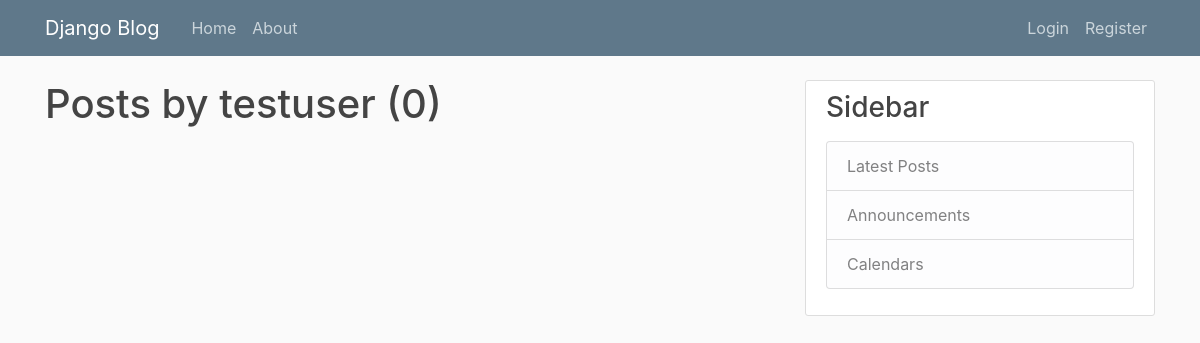
The page /user/testuser on the database as committed earlier.
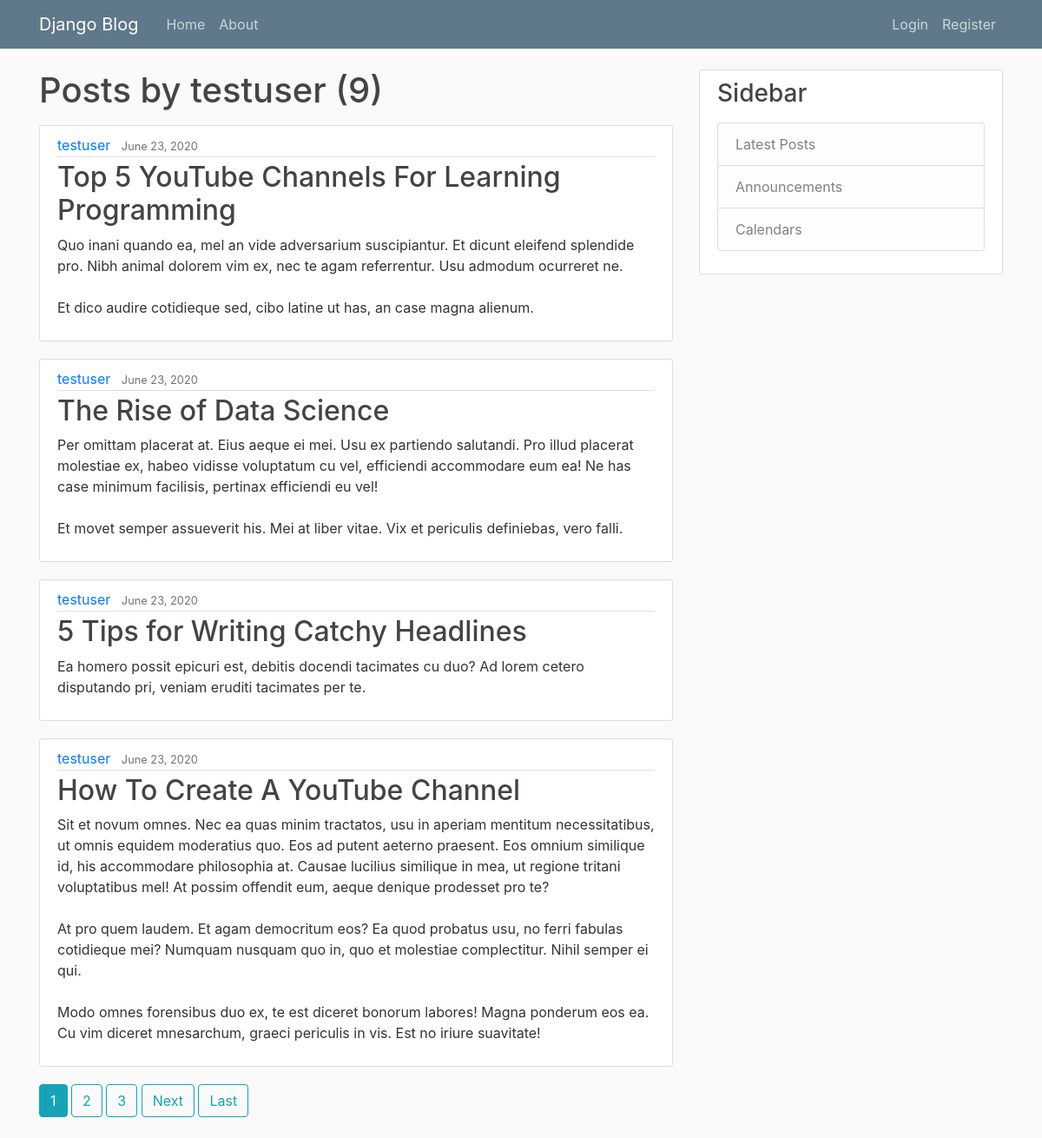
The same page on the database as committed later.
### blog/models.py (models this page shows, shortened)
class Post(models.Model):
    title = models.CharField(max_length=100)
    content = models.TextField()
    date_posted = models.DateTimeField(default=timezone.now)
    author = models.ForeignKey(User, on_delete = models.CASCADE)

### blog/views.py (the view)
# urls.py: path('user/<str:username>', UserPostListView.as_view(), name='user-posts'),
class UserPostListView(ListView):
    model = Post
    template_name = 'blog/user_posts.html' # <app>/<model>_<viewtype>.html
    context_object_name = 'posts'
    ordering = ['-date_posted']
    paginate_by = 4
    def get_queryset(self):
        user = get_object_or_404(User, username=self.kwargs.get('username'))
        return Post.objects.filter(author=user).order_by('-date_posted')

### blog/templates/blog/user_posts.html (shortened to what this page needs)
{% extends "blog/base.html" %}
{% block content %}
    <h1 class="mb-3">Posts by {{ view.kwargs.username }} ({{ page_obj.paginator.count }})</h1>
    {% for post in posts %}
    <article class="media content-section">
        <div class="media-body">
          <div class="article-metadata">
            <a class="mr-2" href="{% url 'user-posts' post.author.username %}">{{ post.author }}</a>
            <small class="text-muted">{{ post.date_posted|date:"F d, Y" }}</small>
          </div>
          <h2><a class="article-title" href="{% url 'post-detail' post.id %}">{{ post.title }}</a></h2>
          <p class="article-content">{{ post.content }}</p>
        </div>
      </article>
    {% endfor %}
    {% if is_paginated %}
      {% for num in page_obj.paginator.page_range %}
        {% if page_obj.number == num %}
          <a class="btn btn-info mb-4" href="?page={{ num }}">{{ num }}</a>
        {% elif num > page_obj.number|add:'-3' and num < page_obj.number|add:'3' %}
          <a class="btn btn-outline-info mb-4" href="?page={{ num }}">{{ num }}</a>
        {% endif %}
      {% endfor %}
      {% if page_obj.has_next %}
        <a class="btn btn-outline-info mb-4" href="?page={{ page_obj.next_page_number }}">Next</a>
        <a class="btn btn-outline-info mb-4" href="?page={{ page_obj.paginator.num_pages }}">Last</a>
      {% endif %}
    {% endif %}
{% endblock content %}

### blog/templates/blog/base.html (shortened to what this page needs)
{% load static %}
<!DOCTYPE html>
<html>
    <head>
        <link rel="stylesheet" href="https://stackpath.bootstrapcdn.com/bootstrap/4.4.1/css/bootstrap.min.css">
        <link rel="stylesheet" type="text/css" href="{% static 'blog/main.css'%}">
    </head>
    <body>
        <header class="site-header">
            <nav class="navbar navbar-expand-md navbar-dark bg-steel fixed-top">
              <div class="container">
                <a class="navbar-brand mr-4" href="{% url 'blog-home' %}">Django Blog</a>
                <div class="collapse navbar-collapse" id="navbarToggle">
                  <div class="navbar-nav mr-auto">
                    <a class="nav-item nav-link" href="{% url 'blog-home' %}">Home</a>
                    <a class="nav-item nav-link" href="{% url 'blog-about' %}">About</a>
                  </div>
                  <div class="navbar-nav">
                    {% if user.is_authenticated %}
                    <a class="nav-item nav-link" href="{% url 'post-create' %}">New Post</a>
                      <a class="nav-item nav-link" href="{% url 'profile' %}">Profile</a>
                      <a class="nav-item nav-link" href="{% url 'logout' %}">Logout</a>
                    {% else %}
                      <a class="nav-item nav-link" href="{% url 'login' %}">Login</a>
                      <a class="nav-item nav-link" href="{% url 'register' %}">Register</a>
                    {% endif %}
                    </div>
                </div>
              </div>
            </nav>
          </header>
          <main role="main" class="container">
            <div class="row">
              <div class="col-md-8">
                {% block content %}{% endblock %}
              </div>
              <div class="col-md-4">
                <div class="content-section">
                  <h3>Sidebar</h3>
                  <p class='text-muted'>
                    <ul class="list-group">
                      <li class="list-group-item list-group-item-light">Latest Posts</li>
                      <li class="list-group-item list-group-item-light">Announcements</li>
                      <li class="list-group-item list-group-item-light">Calendars</li>
                    </ul>
                  </p>
                </div>
              </div>
            </div>
          </main>
  </body>
    </body>
</html>

### blog/static/blog/main.css (style rules this page uses)
body { background: #fafafa; color: #333333; margin-top: 5rem; }
h1, h2, h3, h4, h5, h6 { color: #444444; }
ul { margin: 0; }
.bg-steel { background-color: #5f788a; }
.site-header .navbar-nav .nav-link { color: #cbd5db; }
.content-section { background: #ffffff; padding: 10px 20px; border: 1px solid #dddddd; border-radius: 3px; margin-bottom: 20px; }
.article-title { color: #444444; }
.article-content { white-space: pre-line; }
.article-metadata { padding-bottom: 1px; margin-bottom: 4px; border-bottom: 1px solid #e3e3e3 }

Rows that differ between the two databases and show on the page:
added Post: author "testuser", date_posted "June 23, 2020", title "Top 5 YouTube Channels For Learning Programming", content "Quo inani quando ea, mel an vide adversarium suscipiantur. Et dicunt eleifend splendide pro. Nibh animal dolorem vim ex, nec te agam referrentur. Usu admodum ocurreret ne. Et dico audire cotidieque sed, cibo latine ut has, an case magna alienum."
added Post: author "testuser", date_posted "June 23, 2020", title "The Rise of Data Science", content "Per omittam placerat at. Eius aeque ei mei. Usu ex partiendo salutandi. Pro illud placerat molestiae ex, habeo vidisse voluptatum cu vel, efficiendi accommodare eum ea! Ne has case minimum facilisis, pertinax efficiendi eu vel! Et movet semper assueverit his. Mei at liber vitae. Vix et periculis definiebas, vero falli."
added Post: author "testuser", date_posted "June 23, 2020", title "5 Tips for Writing Catchy Headlines", content "Ea homero possit epicuri est, debitis docendi tacimates cu duo? Ad lorem cetero disputando pri, veniam eruditi tacimates per te."
added Post: author "testuser", date_posted "June 23, 2020", title "How To Create A YouTube Channel", content "Sit et novum omnes. Nec ea quas minim tractatos, usu in aperiam mentitum necessitatibus, ut omnis equidem moderatius quo. Eos ad putent aeterno praesent. Eos omnium similique id, his accommodare philosophia at. Causae lucilius similique in mea, ut regione tritani voluptatibus mel! At possim offendit eum, aeque denique prodesset pro te? At pro quem laudem. Et agam democritum eos? Ea quod probatus usu, no ferri fabulas cotidieque mei? Numquam nusquam quo in, quo et molestiae complectitur. Nihil semper ei qui. Modo omnes forensibus duo ex, te est diceret bonorum labores! Magna ponderum eos ea. Cu vim diceret mnesarchum, graeci periculis in vis. Est no iriure suavitate!"
Other text that changed with them:
{{ page_obj.paginator.count }}: "0" → "9"
new list line: "1"
new list line: "2"
new list line: "3"
text now shown: "Next Last"
